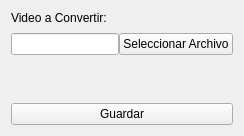
                   <widget class="QWidget" name="MP3toMP4_tab">
                    <attribute name="title">
                     <string>MP4 a MP3</string>
                    </attribute>
                    <layout class="QVBoxLayout" name="verticalLayout_29">
                     <item>
                      <widget class="QLabel" name="label_18">
                       <property name="text">
                        <string>Video a Convertir:</string>
                       </property>
                      </widget>
                     </item>
                     <item>
                      <layout class="QHBoxLayout" name="horizontalLayout_23">
                       <property name="spacing">
                        <number>0</number>
                       </property>
                       <property name="topMargin">
                        <number>2</number>
                       </property>
                       <property name="bottomMargin">
                        <number>2</number>
                       </property>
                       <item>
                        <widget class="QLineEdit" name="MP3toMP4_In"/>
                       </item>
                       <item>
                        <widget class="QPushButton" name="MP3toMP4_selFile">
                         <property name="text">
                          <string>Seleccionar Archivo</string>
                         </property>
                        </widget>
                       </item>
                      </layout>
                     </item>
                     <item>
                      <spacer name="verticalSpacer_14">
                       <property name="orientation">
                        <enum>Qt::Orientation::Vertical</enum>
                       </property>
                       <property name="sizeHint" stdset="0">
                        <size>
                         <width>20</width>
                         <height>40</height>
                        </size>
                       </property>
                      </spacer>
                     </item>
                     <item>
                      <widget class="QPushButton" name="MP3toMP4_Button">
                       <property name="text">
                        <string>Guardar</string>
                       </property>
                      </widget>
                     </item>
                    </layout>
                   </widget>
